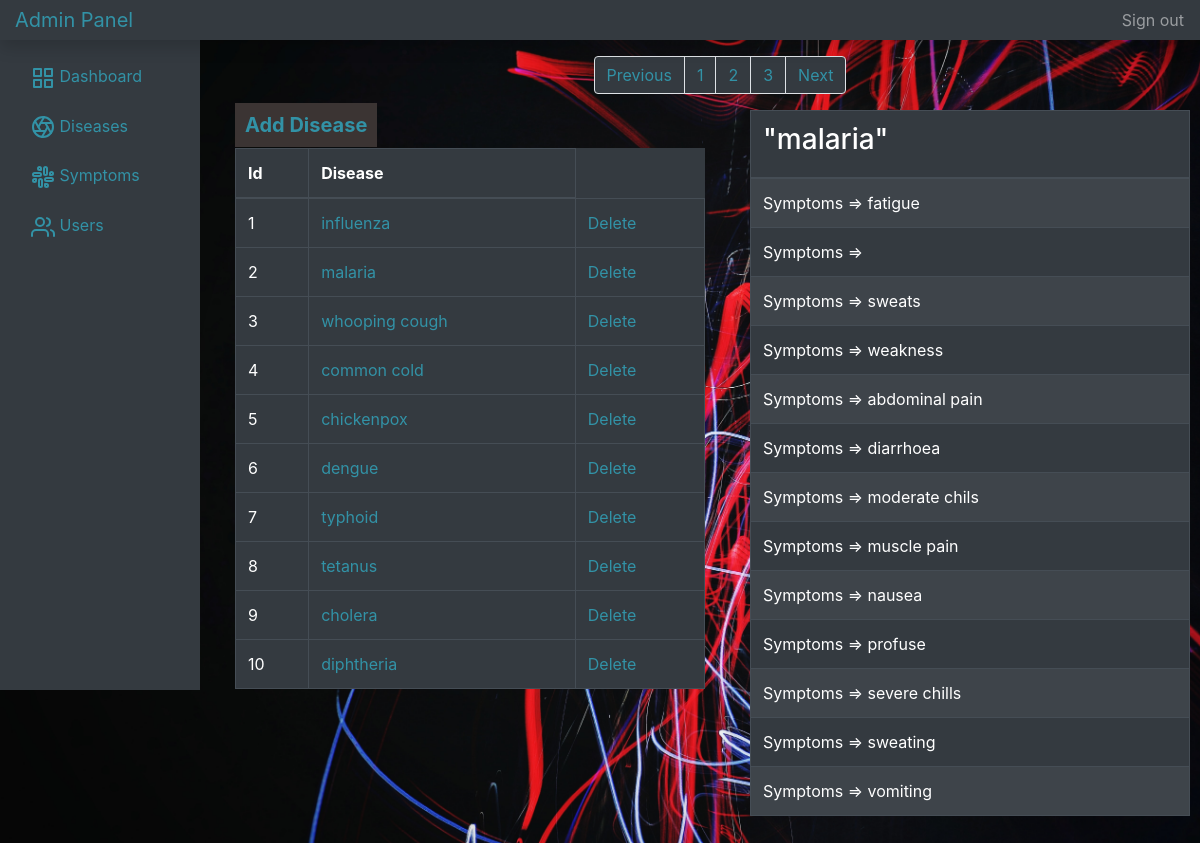
/admin/diseases.php?disease=malaria&disid=2, run on the app's committed database.
### tables this page shows
CREATE TABLE `diseases` (
  `dis_id` int(11) NOT NULL,
  `dis_name` varchar(30) NOT NULL,
  `dis_sci_name` varchar(50) NOT NULL
);

CREATE TABLE `symptoms` (
  `symp_id` int(11) NOT NULL,
  `symp_name` varchar(30) NOT NULL
);

### admin/diseases.php (the view, shortened to what this page needs)
<?php include "includes/header.php" ?>
<?php
    $limit = 10;
    $page = isset($_GET['page']) ? $_GET['page'] : 1;
    $start = ($page -1) * $limit;
    $result = $conn->query("SELECT * FROM diseases LIMIT $start, $limit");
    $diseases = $result->fetch_all(MYSQLI_ASSOC);
    $result1 = $conn->query("SELECT count(dis_id) AS id FROM diseases");
    $disCount = $result1->fetch_all(MYSQLI_ASSOC);
    $total = $disCount[0]['id'];
    $pages = ceil($total/$limit);
?>
        <div class="col-md-10" style="margin-left: 220px;">
            <nav class="container mt-3" aria-label="Page navigation example">
                <ul class="pagination justify-content-center">
                    <li class="page-item disable">
                    <a class="page-link bg-dark" href="#" tabindex="-1">Previous</a>
                    </li>
                    <?php for($i = 1; $i<= $pages; $i++): ?>
                    <li class="page-item">
                        <a class="page-link bg-dark" href="diseases.php?page=<?php echo $i; ?>"><?php echo $i; ?></a>
                    </li>
                    <?php endfor; ?>
                    <li class="page-item">
                    <a class="page-link bg-dark" href="#">Next</a>
                    </li>
                </ul>
            </nav>
                <div class="row">
                    <div class="col-md-6">
                    <a href="diseases.php?task=add" class="addDis" style="text-decoration: none;">Add Disease</a>
                        <table class="mt-2 table table-dark table-bordered">
                            <thead>
                                <tr>
                                    <th>Id</th>
                                    <th>Disease</th>
                                </tr>
                            </thead>
                            <tbody>
                                <?php foreach($diseases as $disease): ?>
                                    <tr>
                                        <td>
                                            <?php echo $disease['dis_id']; ?>
                                        </td>
                                        <td>
                                            <a style="text-decoration: none;" href="diseases.php?disease=<?php echo $disease['dis_name']; ?>&disid=<?php echo $disease['dis_id']; ?>">
                                                <?php echo $disease['dis_name']; ?>
                                            </a>
                                        </td>
                                        <td>
                                            <a style="text-decoration: none;" href="diseases.php?delete=<?php echo $disease['dis_id']; ?>">
                                                Delete
                                            </a>
                                        </td>
                                    </tr>
                                <?php endforeach; ?>
                            </tbody>
                        </table>
                    </div>
                    <div class="col-md-6">
                        <div class="container d-flex flex-column justify-content-center">
                            <table class="table table-dark table-striped table-bordered">
                                <thead>
                                    <tr>
                                        <?php if(isset($_GET['disease'])){ echo "<td><h3>\"".$_GET['disease']."\"</h3></td>"; }?>
                                    </tr>
                                </thead>
                                <tbody>
                                    <?php include "includes/showsymptoms.php"; ?>
                                </tbody>
                            </table>
                        </div>
                    </div>
                </div>
        </div>
<?php include "includes/footer.php" ?>

### admin/includes/showsymptoms.php
<?php
    if(isset($_GET['disid'])){
        $dis_id = $_GET['disid'];
        $result = $conn->query("SELECT * FROM can_have WHERE dis_id = $dis_id");
        $can_have = $result->fetch_all(MYSQLI_ASSOC);
        for($i = 0; $i < count($can_have); $i++){
            $symp_id = $can_have[$i]['symp_id'];
            $result1 = $conn->query("SELECT * FROM symptoms WHERE symp_id = $symp_id");
            $symptoms = $result1->fetch_all(MYSQLI_ASSOC);
            echo '<tr>';
            echo '<td>Symptoms => '.$symptoms[0]['symp_name'].'</td>';
            echo '</tr>';
        }
    }
?>

### admin/css/style.css (style rules this page uses)
body { overflow: auto; background-image: url("../img/admin.jpg"); background-repeat: no-repeat; background-size: cover; }
.addDis { padding: 10px; width: 40px; font-size: 20px; text-decoration: #3292a6; font-weight: bold; background-color: #3b3433; margin-bottom: 100px; color: #3292a6; }

### data on the page
diseases: dis_id "1", dis_name "influenza"
diseases: dis_id "2", dis_name "malaria"
diseases: dis_id "3", dis_name "whooping cough"
diseases: dis_id "4", dis_name "common cold"
diseases: dis_id "5", dis_name "chickenpox"
diseases: dis_id "6", dis_name "dengue"
diseases: dis_id "7", dis_name "typhoid"
diseases: dis_id "8", dis_name "tetanus"
diseases: dis_id "9", dis_name "cholera"
diseases: dis_id "10", dis_name "diphtheria"
symptoms: symp_name "fatigue"
symptoms: symp_name "sweats"
symptoms: symp_name "weakness"
symptoms: symp_name "abdominal pain"
symptoms: symp_name "diarrhoea"
symptoms: symp_name "moderate chils"
symptoms: symp_name "muscle pain"
symptoms: symp_name "nausea"
symptoms: symp_name "profuse"
symptoms: symp_name "severe chills"
symptoms: symp_name "sweating"
symptoms: symp_name "vomiting"

### other printed values
$_GET['disease'] "malaria"
